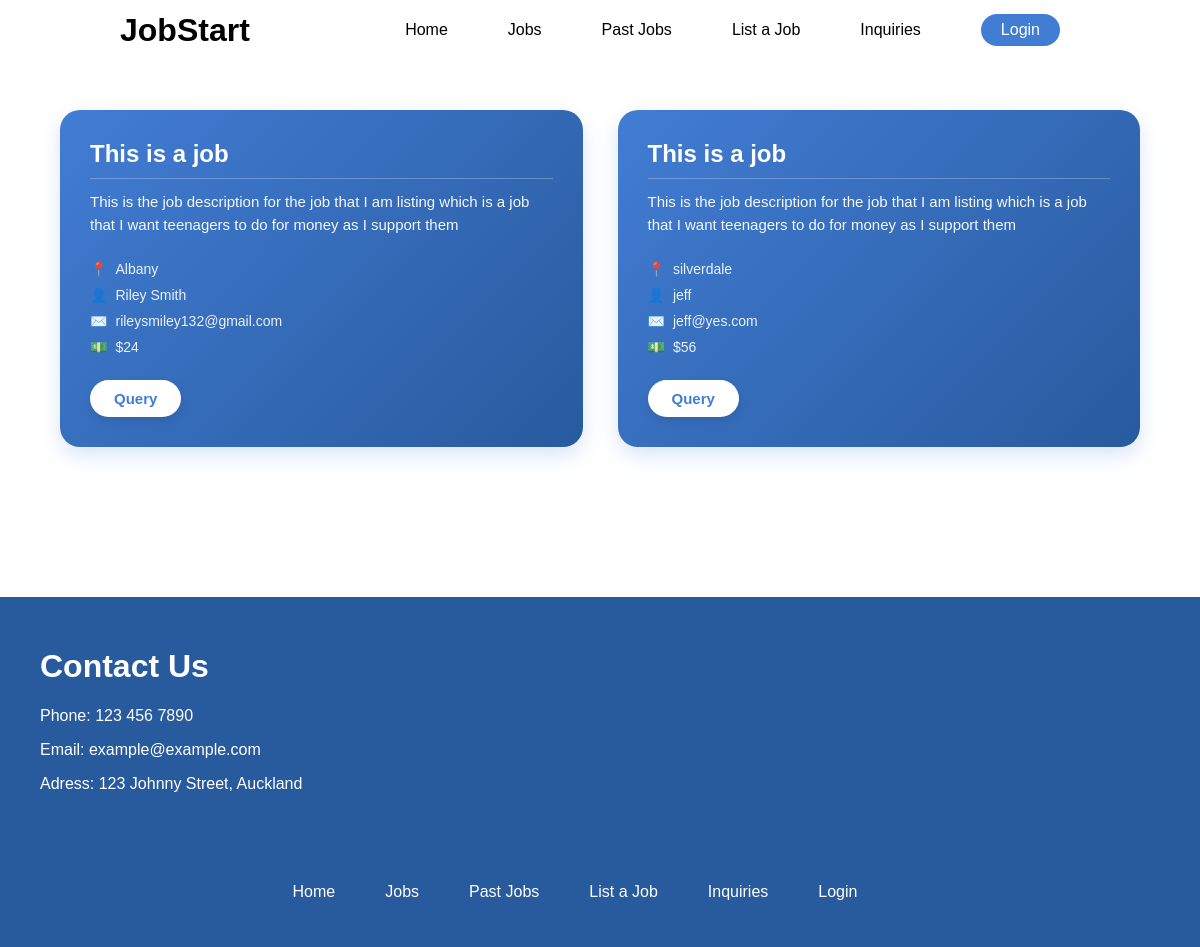
The app's page /jobs, older data.
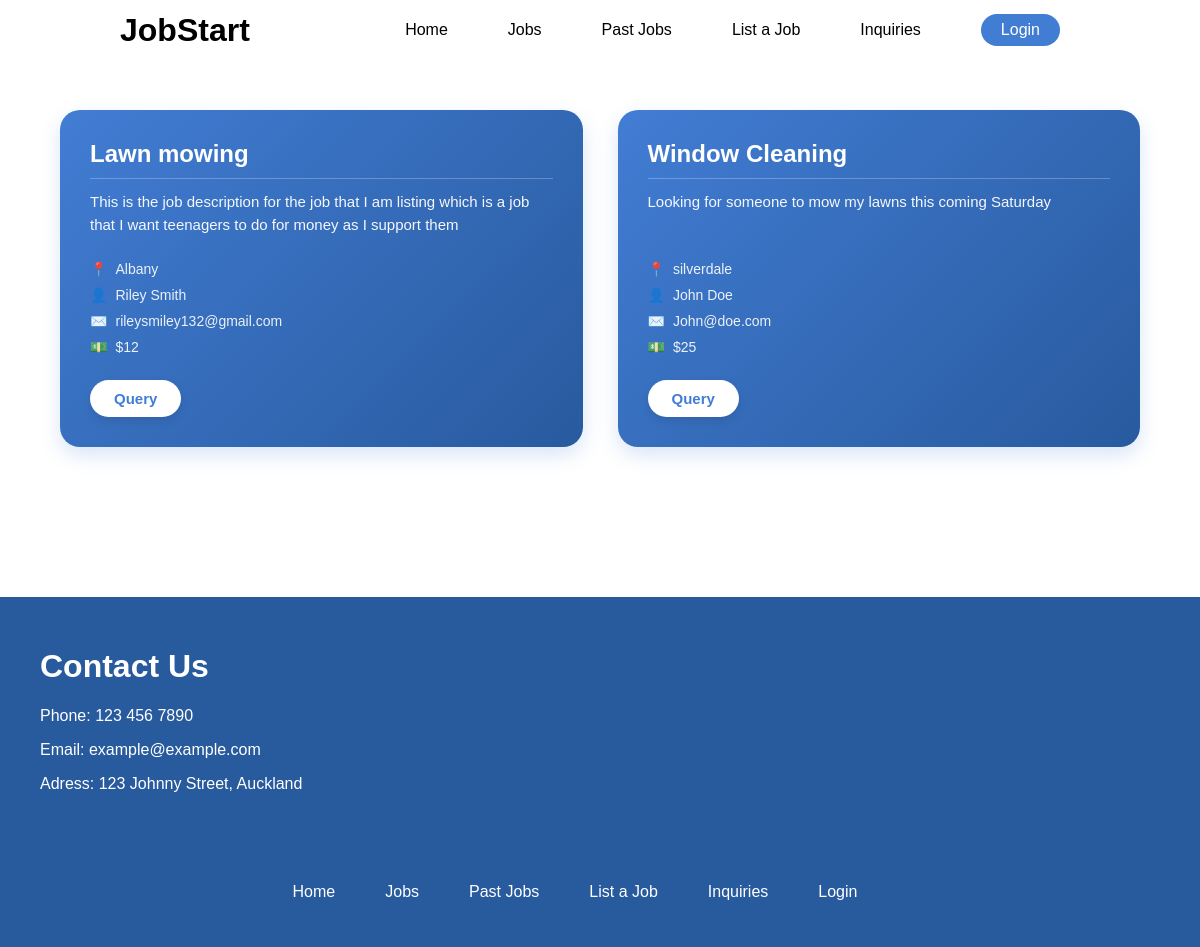
The same page, newer data.
### tables this page shows
CREATE TABLE jobs (user_id INTEGER REFERENCES users (user_id), job_id INTEGER PRIMARY KEY AUTOINCREMENT, job_desc TEXT, job_title TEXT, job_location TEXT, completed TEXT, pay NUMERIC);

CREATE TABLE users (user_id INTEGER PRIMARY KEY AUTOINCREMENT, user_name TEXT, user_email TEXT, user_pwd TEXT);

### app.py (the view)
@app.route('/jobs')
def jobs():
    conn = sqlite3.connect('app.db')
    conn.row_factory = sqlite3.Row
    cursor = conn.cursor()
    query = '''
        SELECT jobs.*, users.user_name, users.user_email
        FROM jobs
        JOIN users ON jobs.user_id = users.user_id
        WHERE jobs.completed = "no"
    '''
    jobs = cursor.execute(query).fetchall()
    conn.close()
    return render_template('jobs.html', jobs=jobs)

### templates/jobs.html (shortened to what this page needs)
{% extends 'layout.html' %}
{% block content %}
    <div class="all-jobs-container">
        {% if jobs %}
            {% for job in jobs %}
                <div class="job-container" id="job--{ loop.index }">
                    <h1 class="job-title">{{ job[3] }}</h1>
                    <p class="job-desc">{{ job[2] }}</p>
                    <p class="job-location">{{ job[4] }}</p>
                    <p class="job-user-name">{{ job[7] }}</p>
                    <p class="job-user-email">{{ job[8] }}</p>
                    <p class="job-pay">${{ job[6] }}</p>
                    <a href="{{ url_for('job_details', job_id=job[1]) }}"><button class="query-btn">Query</button></a>
                </div>
            {% endfor %}
        {% else %}
            <h1 class="no-jobs-title">No jobs have been listed.</h1>
        {% endif %}
    </div>
{% endblock %}

Row changes from the older to the newer data that the page shows:
removed jobs: job_title "This is a job", job_desc "This is the job description for the job that I am listing which is a job that I want teenagers to do for money as I support them", job_location "Albany", user_name "Riley Smith", user_email "rileysmiley132@gmail.com", pay "24"
removed jobs: job_title "This is a job", job_desc "This is the job description for the job that I am listing which is a job that I want teenagers to do for money as I support them", job_location "silverdale", user_name "jeff", user_email "jeff@yes.com", pay "56"
added jobs: job_title "Lawn mowing", job_desc "This is the job description for the job that I am listing which is a job that I want teenagers to do for money as I support them", job_location "Albany", user_name "Riley Smith", user_email "rileysmiley132@gmail.com", pay "12"
added jobs: job_title "Window Cleaning", job_desc "Looking for someone to mow my lawns this coming Saturday", job_location "silverdale", user_name "John Doe", user_email "John@doe.com", pay "25"
